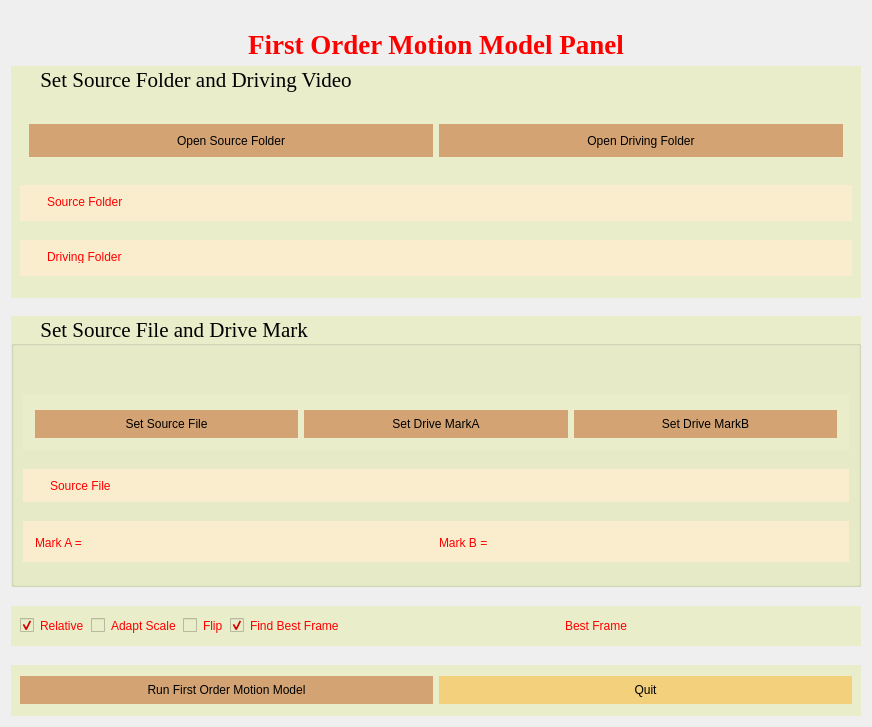
      <widget class="QWidget" name="tabFirst">
       <attribute name="title">
        <string>First Order Motion Model</string>
       </attribute>
       <layout class="QVBoxLayout" name="verticalLayout_2">
        <item>
         <widget class="QLabel" name="label_2">
          <property name="font">
           <font>
            <family>Times New Roman</family>
            <pointsize>20</pointsize>
            <weight>75</weight>
            <bold>true</bold>
           </font>
          </property>
          <property name="styleSheet">
           <string notr="true">margin-top: 18px; color: red; font-size: 20pt;</string>
          </property>
          <property name="text">
           <string>First Order Motion Model Panel</string>
          </property>
          <property name="alignment">
           <set>Qt::AlignCenter</set>
          </property>
         </widget>
        </item>
        <item>
         <widget class="QGroupBox" name="groupBox">
          <property name="minimumSize">
           <size>
            <width>850</width>
            <height>232</height>
           </size>
          </property>
          <property name="font">
           <font>
            <family>Times New Roman</family>
            <pointsize>16</pointsize>
           </font>
          </property>
          <property name="mouseTracking">
           <bool>false</bool>
          </property>
          <property name="styleSheet">
           <string notr="true">background-color: #E9EDC9; ; border: 0;</string>
          </property>
          <property name="title">
           <string>     Set Source Folder and Driving Video </string>
          </property>
          <layout class="QVBoxLayout" name="verticalLayout_5">
           <item>
            <spacer name="verticalSpacer">
             <property name="orientation">
              <enum>Qt::Vertical</enum>
             </property>
             <property name="sizeType">
              <enum>QSizePolicy::Fixed</enum>
             </property>
             <property name="sizeHint" stdset="0">
              <size>
               <width>20</width>
               <height>40</height>
              </size>
             </property>
            </spacer>
           </item>
           <item>
            <widget class="QGroupBox" name="groupBox">
             <property name="minimumSize">
              <size>
               <width>781</width>
               <height>51</height>
              </size>
             </property>
             <property name="styleSheet">
              <string notr="true">border: 0;</string>
             </property>
             <layout class="QHBoxLayout" name="horizontalLayout">
              <item>
               <widget class="QPushButton" name="bSrcFolder">
                <property name="sizePolicy">
                 <sizepolicy hsizetype="Minimum" vsizetype="Preferred">
                  <horstretch>0</horstretch>
                  <verstretch>0</verstretch>
                 </sizepolicy>
                </property>
                <property name="minimumSize">
                 <size>
                  <width>0</width>
                  <height>28</height>
                 </size>
                </property>
                <property name="styleSheet">
                 <string notr="true">background-color: #D4A373</string>
                </property>
                <property name="text">
                 <string>Open Source Folder</string>
                </property>
               </widget>
              </item>
              <item>
               <widget class="QPushButton" name="bDriveFolder">
                <property name="sizePolicy">
                 <sizepolicy hsizetype="Minimum" vsizetype="Preferred">
                  <horstretch>0</horstretch>
                  <verstretch>0</verstretch>
                 </sizepolicy>
                </property>
                <property name="minimumSize">
                 <size>
                  <width>0</width>
                  <height>28</height>
                 </size>
                </property>
                <property name="styleSheet">
                 <string notr="true">background-color: #D4A373</string>
                </property>
                <property name="text">
                 <string>Open Driving Folder</string>
                </property>
               </widget>
              </item>
             </layout>
            </widget>
           </item>
           <item>
            <spacer name="verticalSpacer_2">
             <property name="orientation">
              <enum>Qt::Vertical</enum>
             </property>
             <property name="sizeType">
              <enum>QSizePolicy::Fixed</enum>
             </property>
             <property name="sizeHint" stdset="0">
              <size>
               <width>20</width>
               <height>13</height>
              </size>
             </property>
            </spacer>
           </item>
           <item>
            <widget class="QGroupBox" name="groupBox_2">
             <property name="minimumSize">
              <size>
               <width>0</width>
               <height>33</height>
              </size>
             </property>
             <property name="styleSheet">
              <string notr="true">background-color: #FAEDCD; border: 0;</string>
             </property>
             <property name="title">
              <string/>
             </property>
             <widget class="QLabel" name="tSrcFolder">
              <property name="enabled">
               <bool>true</bool>
              </property>
              <property name="geometry">
               <rect>
                <x>24</x>
                <y>1</y>
                <width>128</width>
                <height>30</height>
               </rect>
              </property>
              <property name="maximumSize">
               <size>
                <width>16777215</width>
                <height>48</height>
               </size>
              </property>
              <property name="styleSheet">
               <string notr="true">margin-top: 10px; margin-bottom: 8px; color:red;</string>
              </property>
              <property name="text">
               <string>Source Folder</string>
              </property>
              <property name="margin">
               <number>0</number>
              </property>
             </widget>
             <widget class="QLabel" name="label_5">
              <property name="geometry">
               <rect>
                <x>180</x>
                <y>1</y>
                <width>611</width>
                <height>30</height>
               </rect>
              </property>
              <property name="styleSheet">
               <string notr="true">margin-top: 10px; margin-bottom: 8px; color: #d00000;</string>
              </property>
              <property name="text">
               <string/>
              </property>
             </widget>
            </widget>
           </item>
           <item>
            <spacer name="verticalSpacer_30">
             <property name="orientation">
              <enum>Qt::Vertical</enum>
             </property>
             <property name="sizeType">
              <enum>QSizePolicy::Fixed</enum>
             </property>
             <property name="sizeHint" stdset="0">
              <size>
               <width>20</width>
               <height>13</height>
              </size>
             </property>
            </spacer>
           </item>
           <item>
            <widget class="QGroupBox" name="groupBox_3">
             <property name="minimumSize">
              <size>
               <width>802</width>
               <height>33</height>
              </size>
             </property>
             <property name="styleSheet">
              <string notr="true">background-color: #FAEDCD; border: 0;</string>
             </property>
             <property name="title">
              <string/>
             </property>
             <widget class="QLabel" name="tDriveFolder">
              <property name="geometry">
               <rect>
                <x>24</x>
                <y>1</y>
                <width>128</width>
                <height>30</height>
               </rect>
              </property>
              <property name="styleSheet">
               <string notr="true">margin-top: 10px; margin-bottom: 8px; color: red;</string>
              </property>
              <property name="text">
               <string>Driving Folder</string>
              </property>
             </widget>
             <widget class="QLabel" name="label_6">
              <property name="geometry">
               <rect>
                <x>180</x>
                <y>1</y>
                <width>611</width>
                <height>30</height>
               </rect>
              </property>
              <property name="styleSheet">
               <string notr="true">margin-top: 10px; margin-bottom: 8px; color: #d00000;</string>
              </property>
              <property name="text">
               <string/>
              </property>
             </widget>
            </widget>
           </item>
           <item>
            <spacer name="verticalSpacer_4">
             <property name="orientation">
              <enum>Qt::Vertical</enum>
             </property>
             <property name="sizeType">
              <enum>QSizePolicy::Fixed</enum>
             </property>
             <property name="sizeHint" stdset="0">
              <size>
               <width>20</width>
               <height>13</height>
              </size>
             </property>
            </spacer>
           </item>
          </layout>
         </widget>
        </item>
        <item>
         <spacer name="verticalSpacer_18">
          <property name="orientation">
           <enum>Qt::Vertical</enum>
          </property>
          <property name="sizeType">
           <enum>QSizePolicy::Fixed</enum>
          </property>
          <property name="sizeHint" stdset="0">
           <size>
            <width>20</width>
            <height>12</height>
           </size>
          </property>
         </spacer>
        </item>
        <item>
         <widget class="QGroupBox" name="groupBox_4">
          <property name="minimumSize">
           <size>
            <width>850</width>
            <height>236</height>
           </size>
          </property>
          <property name="font">
           <font>
            <family>Times New Roman</family>
            <pointsize>16</pointsize>
           </font>
          </property>
          <property name="styleSheet">
           <string notr="true">background-color: #E9EDC9

</string>
          </property>
          <property name="title">
           <string>     Set Source File and Drive Mark</string>
          </property>
          <layout class="QVBoxLayout" name="verticalLayout_4">
           <item>
            <spacer name="verticalSpacer_3">
             <property name="orientation">
              <enum>Qt::Vertical</enum>
             </property>
             <property name="sizeType">
              <enum>QSizePolicy::Fixed</enum>
             </property>
             <property name="sizeHint" stdset="0">
              <size>
               <width>20</width>
               <height>40</height>
              </size>
             </property>
            </spacer>
           </item>
           <item>
            <widget class="QGroupBox" name="groupBox">
             <property name="styleSheet">
              <string notr="true">border: 0;</string>
             </property>
             <layout class="QHBoxLayout" name="horizontalLayout_2">
              <item>
               <widget class="QPushButton" name="bSetSource">
                <property name="minimumSize">
                 <size>
                  <width>0</width>
                  <height>28</height>
                 </size>
                </property>
                <property name="styleSheet">
                 <string notr="true">background-color: #D4A373</string>
                </property>
                <property name="text">
                 <string>Set Source File</string>
                </property>
               </widget>
              </item>
              <item>
               <widget class="QPushButton" name="bSetDriveA">
                <property name="minimumSize">
                 <size>
                  <width>0</width>
                  <height>28</height>
                 </size>
                </property>
                <property name="styleSheet">
                 <string notr="true">background-color: #D4A373</string>
                </property>
                <property name="text">
                 <string>Set Drive MarkA</string>
                </property>
               </widget>
              </item>
              <item>
               <widget class="QPushButton" name="bSetDriveB">
                <property name="minimumSize">
                 <size>
                  <width>0</width>
                  <height>28</height>
                 </size>
                </property>
                <property name="styleSheet">
                 <string notr="true">background-color: #D4A373</string>
                </property>
                <property name="text">
                 <string>Set Drive MarkB</string>
                </property>
               </widget>
              </item>
             </layout>
            </widget>
           </item>
           <item>
            <spacer name="verticalSpacer_15">
             <property name="orientation">
              <enum>Qt::Vertical</enum>
             </property>
             <property name="sizeType">
              <enum>QSizePolicy::Fixed</enum>
             </property>
             <property name="sizeHint" stdset="0">
              <size>
               <width>20</width>
               <height>13</height>
              </size>
             </property>
            </spacer>
           </item>
           <item>
            <widget class="QGroupBox" name="groupBox_5">
             <property name="minimumSize">
              <size>
               <width>802</width>
               <height>33</height>
              </size>
             </property>
             <property name="styleSheet">
              <string notr="true">background-color: #FAEDCD; border: 0;</string>
             </property>
             <property name="title">
              <string/>
             </property>
             <widget class="QLabel" name="tSrcFile">
              <property name="geometry">
               <rect>
                <x>24</x>
                <y>1</y>
                <width>128</width>
                <height>30</height>
               </rect>
              </property>
              <property name="maximumSize">
               <size>
                <width>16777215</width>
                <height>48</height>
               </size>
              </property>
              <property name="styleSheet">
               <string notr="true">margin-top: 10px; margin-bottom: 8px;color: red;</string>
              </property>
              <property name="text">
               <string>Source File</string>
              </property>
             </widget>
             <widget class="QLabel" name="label_7">
              <property name="geometry">
               <rect>
                <x>180</x>
                <y>1</y>
                <width>611</width>
                <height>30</height>
               </rect>
              </property>
              <property name="styleSheet">
               <string notr="true">margin-top: 10px; margin-bottom: 8px; </string>
              </property>
              <property name="text">
               <string/>
              </property>
             </widget>
            </widget>
           </item>
           <item>
            <spacer name="verticalSpacer_31">
             <property name="orientation">
              <enum>Qt::Vertical</enum>
             </property>
             <property name="sizeType">
              <enum>QSizePolicy::Fixed</enum>
             </property>
             <property name="sizeHint" stdset="0">
              <size>
               <width>20</width>
               <height>13</height>
              </size>
             </property>
            </spacer>
           </item>
           <item>
            <widget class="QGroupBox" name="groupBox">
             <property name="minimumSize">
              <size>
               <width>802</width>
               <height>32</height>
              </size>
             </property>
             <property name="styleSheet">
              <string notr="true">background-color: #FAEDCD; border: 0;</string>
             </property>
             <layout class="QHBoxLayout" name="horizontalLayout_3">
              <item>
               <widget class="QLabel" name="tMarkA">
                <property name="maximumSize">
                 <size>
                  <width>16777215</width>
                  <height>24</height>
                 </size>
                </property>
                <property name="styleSheet">
                 <string notr="true">color: red;</string>
                </property>
                <property name="text">
                 <string>Mark A =</string>
                </property>
               </widget>
              </item>
              <item>
               <widget class="QLabel" name="tMarkB">
                <property name="maximumSize">
                 <size>
                  <width>16777215</width>
                  <height>24</height>
                 </size>
                </property>
                <property name="styleSheet">
                 <string notr="true">color: red;</string>
                </property>
                <property name="text">
                 <string>Mark B =</string>
                </property>
               </widget>
              </item>
             </layout>
            </widget>
           </item>
           <item>
            <spacer name="verticalSpacer_14">
             <property name="orientation">
              <enum>Qt::Vertical</enum>
             </property>
             <property name="sizeType">
              <enum>QSizePolicy::Fixed</enum>
             </property>
             <property name="sizeHint" stdset="0">
              <size>
               <width>20</width>
               <height>13</height>
              </size>
             </property>
            </spacer>
           </item>
          </layout>
         </widget>
        </item>
        <item>
         <spacer name="verticalSpacer_17">
          <property name="orientation">
           <enum>Qt::Vertical</enum>
          </property>
          <property name="sizeType">
           <enum>QSizePolicy::Fixed</enum>
          </property>
          <property name="sizeHint" stdset="0">
           <size>
            <width>20</width>
            <height>13</height>
           </size>
          </property>
         </spacer>
        </item>
        <item>
         <widget class="QGroupBox" name="groupBox">
          <property name="minimumSize">
           <size>
            <width>850</width>
            <height>40</height>
           </size>
          </property>
          <property name="styleSheet">
           <string notr="true">background-color: #E9EDC9; border: 0;</string>
          </property>
          <layout class="QHBoxLayout" name="horizontalLayout_4">
           <item>
            <widget class="QCheckBox" name="cRelative">
             <property name="styleSheet">
              <string notr="true">color:red;</string>
             </property>
             <property name="text">
              <string>Relative</string>
             </property>
             <property name="checked">
              <bool>true</bool>
             </property>
            </widget>
           </item>
           <item>
            <widget class="QCheckBox" name="cAdapt">
             <property name="styleSheet">
              <string notr="true">color:red;</string>
             </property>
             <property name="text">
              <string>Adapt Scale</string>
             </property>
            </widget>
           </item>
           <item>
            <widget class="QCheckBox" name="cFlip">
             <property name="styleSheet">
              <string notr="true">color:red;</string>
             </property>
             <property name="text">
              <string>Flip</string>
             </property>
            </widget>
           </item>
           <item>
            <widget class="QCheckBox" name="cFindBest">
             <property name="styleSheet">
              <string notr="true">color:red;</string>
             </property>
             <property name="text">
              <string>Find Best Frame</string>
             </property>
             <property name="checked">
              <bool>true</bool>
             </property>
            </widget>
           </item>
           <item>
            <spacer name="horizontalSpacer">
             <property name="orientation">
              <enum>Qt::Horizontal</enum>
             </property>
             <property name="sizeHint" stdset="0">
              <size>
               <width>40</width>
               <height>20</height>
              </size>
             </property>
            </spacer>
           </item>
           <item>
            <widget class="QLabel" name="label">
             <property name="maximumSize">
              <size>
               <width>16777215</width>
               <height>20</height>
              </size>
             </property>
             <property name="styleSheet">
              <string notr="true">color:red; margin-right: 0; padding-right: 0;</string>
             </property>
             <property name="text">
              <string>Best Frame</string>
             </property>
            </widget>
           </item>
           <item>
            <widget class="QLineEdit" name="eBestFrame">
             <property name="styleSheet">
              <string notr="true">padding-left:0; margin-left:0</string>
             </property>
            </widget>
           </item>
          </layout>
         </widget>
        </item>
        <item>
         <spacer name="verticalSpacer_16">
          <property name="orientation">
           <enum>Qt::Vertical</enum>
          </property>
          <property name="sizeType">
           <enum>QSizePolicy::Fixed</enum>
          </property>
          <property name="sizeHint" stdset="0">
           <size>
            <width>20</width>
            <height>13</height>
           </size>
          </property>
         </spacer>
        </item>
        <item>
         <widget class="QGroupBox" name="groupBox">
          <property name="minimumSize">
           <size>
            <width>850</width>
            <height>51</height>
           </size>
          </property>
          <property name="styleSheet">
           <string notr="true">background-color: #E9EDC9; border: 0;</string>
          </property>
          <layout class="QHBoxLayout" name="horizontalLayout_5">
           <item>
            <widget class="QPushButton" name="bRunFirst">
             <property name="minimumSize">
              <size>
               <width>0</width>
               <height>28</height>
              </size>
             </property>
             <property name="styleSheet">
              <string notr="true">background-color: #D4A373</string>
             </property>
             <property name="text">
              <string>Run First Order Motion Model</string>
             </property>
            </widget>
           </item>
           <item>
            <widget class="QPushButton" name="bQuit">
             <property name="minimumSize">
              <size>
               <width>0</width>
               <height>28</height>
              </size>
             </property>
             <property name="styleSheet">
              <string notr="true">background-color: #f3d17c;</string>
             </property>
             <property name="text">
              <string>Quit</string>
             </property>
            </widget>
           </item>
          </layout>
         </widget>
        </item>
       </layout>
      </widget>
